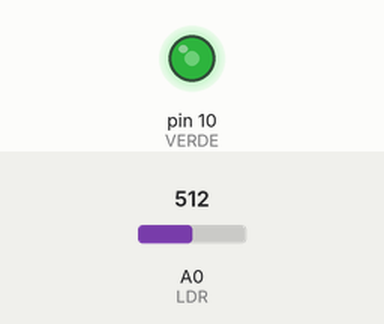
Recording of a sketch running on a simulated Arduino Uno, built with avr-gcc and run on an emulated ATmega328P. On the bench: output pins drawn as LEDs (lit = HIGH). Inputs (shaded band) come from the test bench; at power-on: A0 (LDR) = 512.

Above: at 1.2 s.
1.3 s: A0 (LDR) set to 716
At 2.5 s:
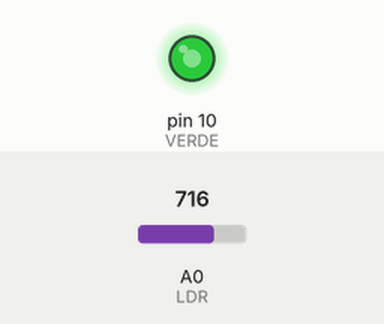
2.8 s: A0 (LDR) set to 900
At 3.7 s:
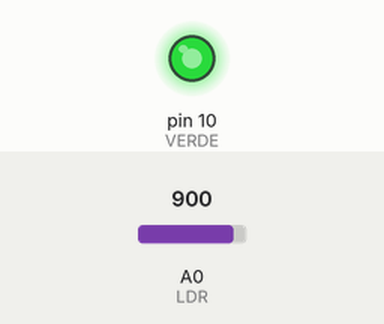
4.3 s: A0 (LDR) set to 122
At 4.9 s:
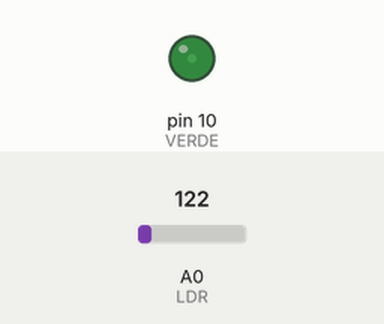
5.8 s: A0 (LDR) set to 0
At 6.1 s:
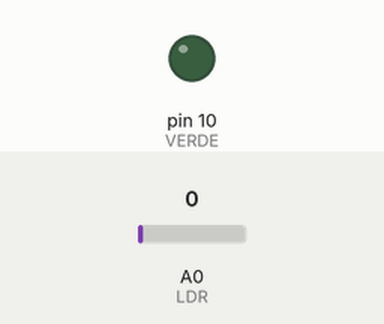
Timing chart, 0 to 8.3 s (numbered marks = the images above; inputs shaded):
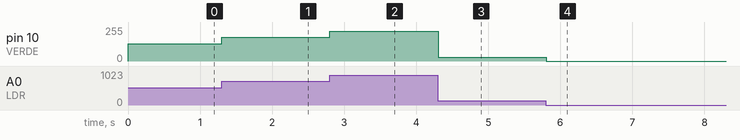

Measured:
- after the input at 1.3 s, pin 10 (VERDE): 128/255 → 179/255 at once
- after the input at 2.8 s, pin 10 (VERDE): 179/255 → 225/255 at once
- after the input at 4.3 s, pin 10 (VERDE): 225/255 → 30/255 at once
- after the input at 5.8 s, pin 10 (VERDE): 30/255 → 0/255 at once

The sketch:

LDR.controla.LED.ino
```cpp
/*
 * LED modifica o brillo
 * conforme varía a luz
 * ambiente.
 *
 */


#define VERDE 10
#define LDR A0

int tempo = 100;

void setup() {

}

void loop() {
  int valor = analogRead(LDR);
  valor /= 4;
  analogWrite(VERDE, valor);
  delay(tempo);
}
```
